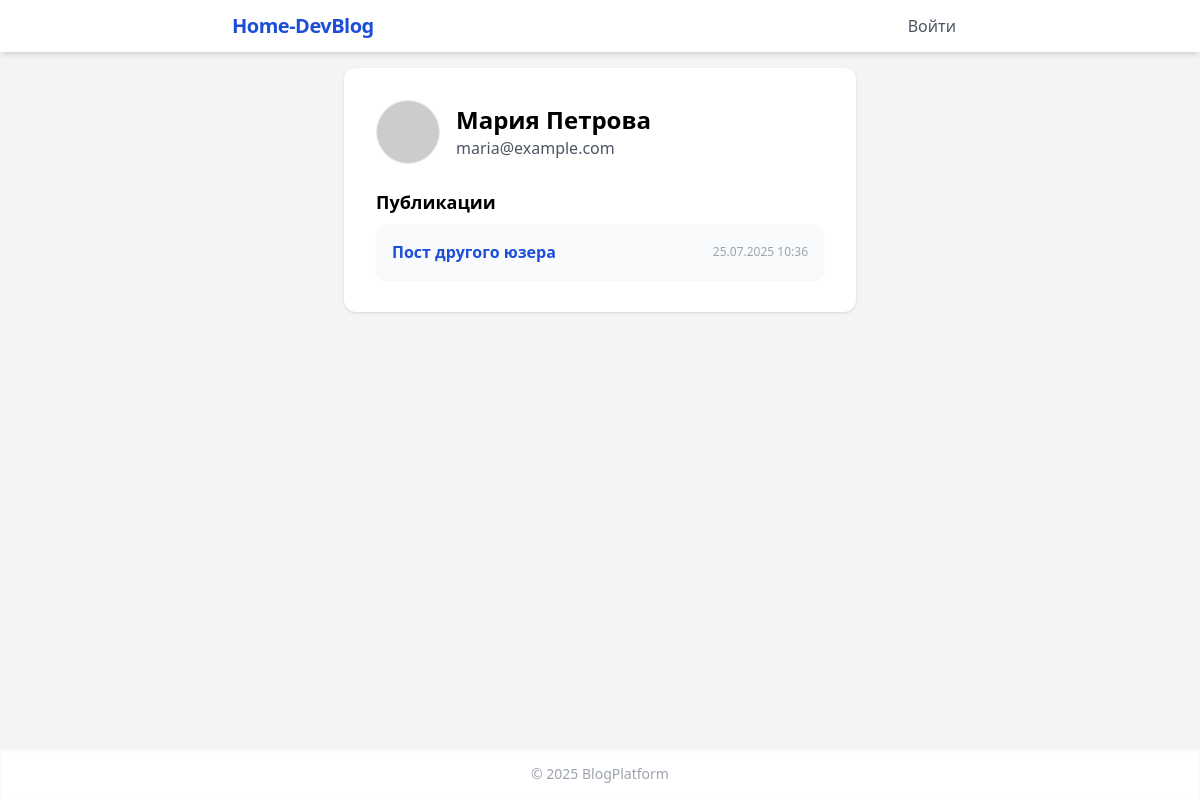
/user/2, run on the app's committed database.
### app.py (models this page shows)
class User(db.Model):
    id = db.Column(db.Integer, primary_key=True)
    name = db.Column(db.String(80))
    email = db.Column(db.String(120), unique=True, nullable=False)
    password = db.Column(db.String(200), nullable=False)
    avatar = db.Column(db.String(200), nullable=True)

class Post(db.Model):
    id = db.Column(db.Integer, primary_key=True)
    user_id = db.Column(db.Integer, db.ForeignKey('user.id'), nullable=False)
    title = db.Column(db.String(200))
    content = db.Column(db.Text)
    date = db.Column(db.DateTime)
    tags = db.Column(db.String(200))
    is_private = db.Column(db.Boolean, default=False)
    user = db.relationship('User')

### app.py (the view)
@app.route('/user/<int:user_id>')
def view_user(user_id):
    target = User.query.get_or_404(user_id)
    user = get_current_user()
    posts = Post.query.filter_by(user_id=target.id).order_by(Post.date.desc()).all()
    is_subscribed = False
    if user and user.id != target.id:
        is_subscribed = Subscription.query.filter_by(subscriber_id=user.id, subscribed_id=target.id).first() is not None
    return render_template('user.html', user=user, target=target, posts=posts, is_subscribed=is_subscribed)

### app.py (called while the page is built)
def get_current_user():
    if 'user_id' in session:
        return User.query.get(session['user_id'])
    return None

### templates/user.html (shortened to what this page needs)
{% extends "base.html" %}
{% block content %}
<div class="max-w-lg mx-auto bg-white p-8 rounded-xl shadow">
    <div class="flex gap-4 items-center mb-6">
        <img src="{{ target.avatar or 'https://randomuser.me/api/portraits/men/1.jpg' }}" class="w-16 h-16 rounded-full border">
        <div>
            <h1 class="text-2xl font-bold">{{ target.name }}</h1>
            <div class="text-gray-600">{{ target.email }}</div>
        </div>
    </div>
    <h2 class="text-lg font-semibold mb-2">Публикации</h2>
    <div class="space-y-4">
    {% for post in posts %}
        <div class="bg-gray-50 rounded-xl p-4 shadow-sm flex items-center gap-2">
            <a href="{{ url_for('post_view', post_id=post.id) }}" class="text-blue-700 font-semibold hover:underline">{{ post.title }}</a>
            <span class="text-xs text-gray-400 ml-auto">{{ post.date.strftime('%d.%m.%Y %H:%M') }}</span>
        </div>
    {% else %}
        <div class="text-gray-400">Нет публикаций.</div>
    {% endfor %}
    </div>
</div>
{% endblock %}

### data on the page
User: name "Мария Петрова", email "maria@example.com"
Post: title "Пост другого юзера", date "25.07.2025 10:36"

### other printed values
{{ 2025 }} "2025"
